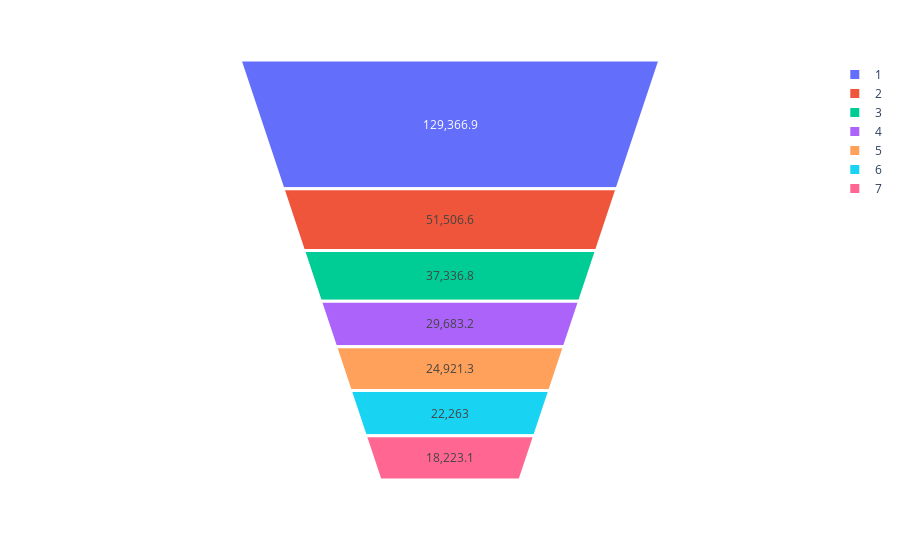

Here is the notebook cell this chart was saved with:
### Code cell
df = df[
    df["country"] == "BR"
]
fig = px.funnel_area(
    df,
    names = "deposit_number",
    values = "total_deposited, usd"
)
fig.update_traces(
    textinfo = "value",
    marker = dict(
        line = dict(
            width = 3
        )
    )
)
fig.show()

### Figure 1 — Plotly figure (JSON) as saved in the notebook; plotly's stock layout.template omitted (floating-point values rounded to 4 significant figures)
{"data": [{"domain": {"x": [0, 1], "y": [0, 1]}, "hovertemplate": "deposit_number=%{label}<br>total_deposited, usd=%{value}<extra></extra>", "labels": [1, 2, 3, 4, 5, 6, 7], "legendgroup": "", "marker": {"line": {"width": 3}}, "name": "", "showlegend": true, "textinfo": "value", "type": "funnelarea", "values": [129400.0, 51510.0, 37340.0, 29680.0, 24920.0, 22263, 18220.0]}], "layout": {"legend": {"tracegroupgap": 0}, "margin": {"t": 60}}}
